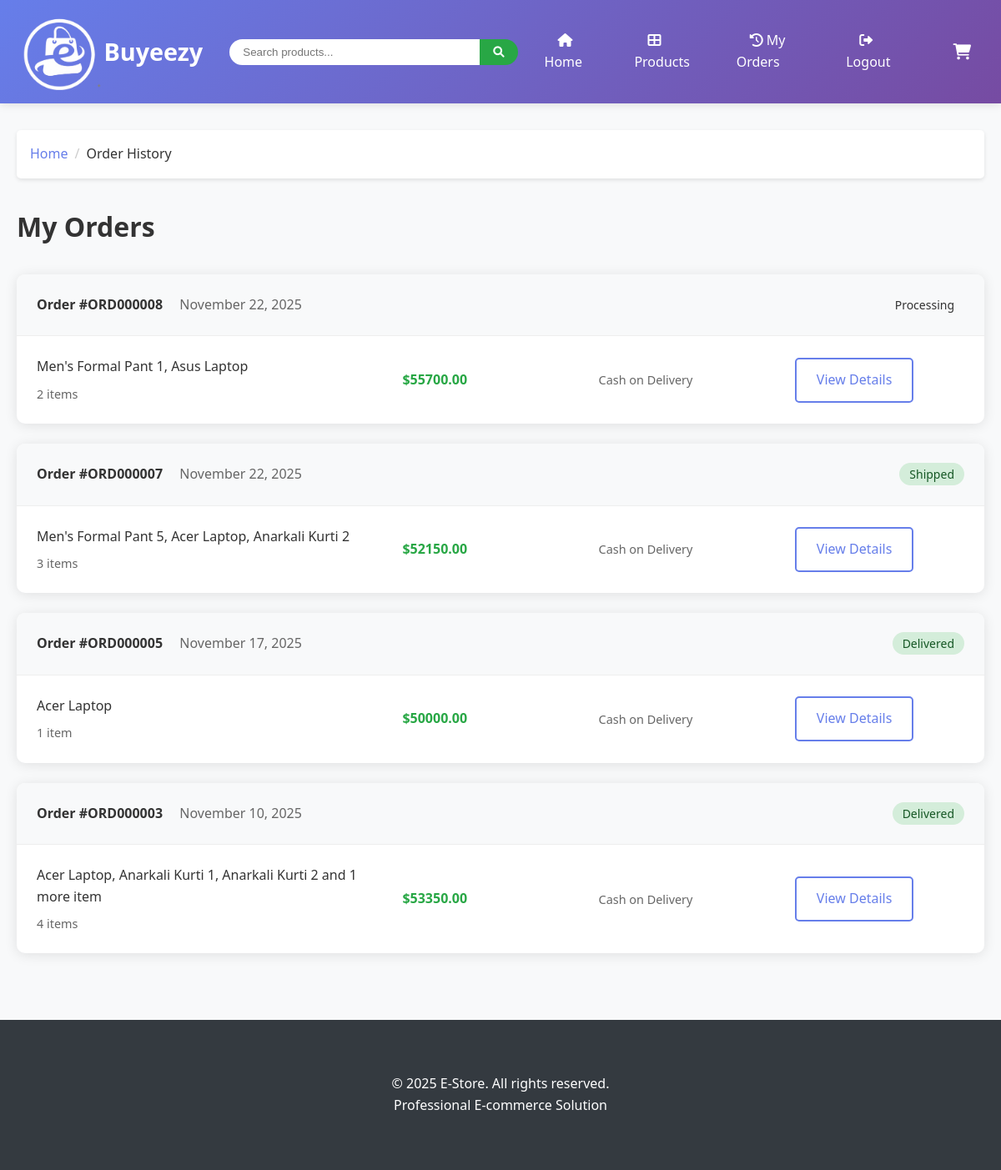
/orders/history/ (signed in), run on an earlier commit of the app's database.
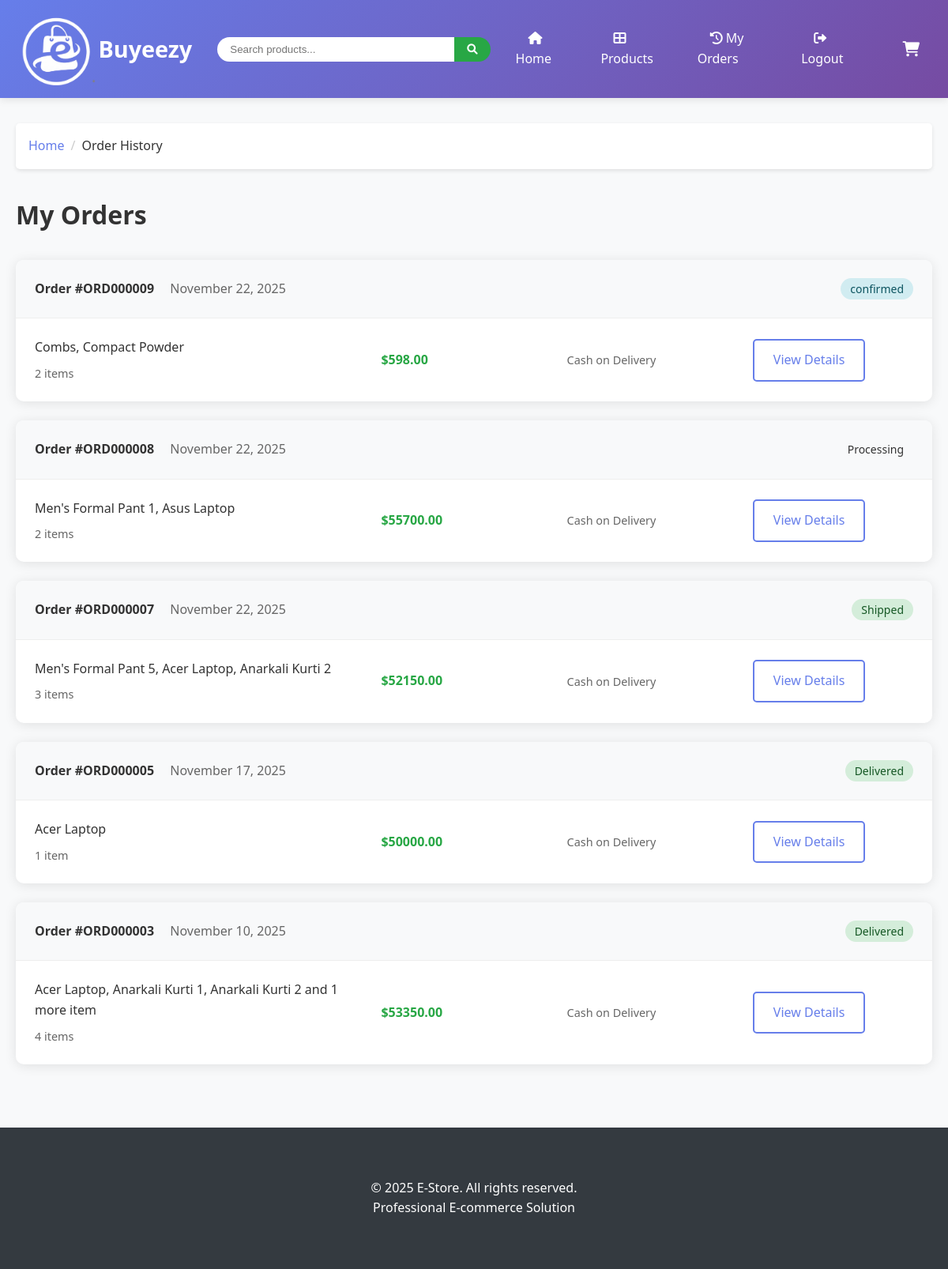
And on a later commit of the database.
### orders/models.py (models this page shows, shortened)
class Order(models.Model):
    ORDER_STATUS = (
        ('pending', 'Pending'),
        ('processing', 'Processing'),
        ('shipped', 'Shipped'),
        ('delivered', 'Delivered'),
        ('cancelled', 'Cancelled'),
    )
    PAYMENT_METHODS = (
        ('credit_card', 'Credit Card'),
        ('debit_card', 'Debit Card'),
        ('paypal', 'PayPal'),
        ('cod', 'Cash on Delivery'),
    )
    order_id = models.CharField(max_length=20, unique=True, default='', editable=False)
    user = models.ForeignKey(User, on_delete=models.CASCADE)
    first_name = models.CharField(max_length=100)
    last_name = models.CharField(max_length=100)
    email = models.EmailField()
    address = models.TextField()
    city = models.CharField(max_length=100)
    state = models.CharField(max_length=100)
    postal_code = models.CharField(max_length=20)
    phone = models.CharField(max_length=20)
    payment_method = models.CharField(max_length=20, choices=PAYMENT_METHODS, default='credit_card')
    total_amount = models.DecimalField(max_digits=10, decimal_places=2)
    status = models.CharField(max_length=20, choices=ORDER_STATUS, default='pending')
    created_at = models.DateTimeField(auto_now_add=True)
    updated_at = models.DateTimeField(auto_now=True)

class OrderItem(models.Model):
    order = models.ForeignKey(Order, related_name='items', on_delete=models.CASCADE)
    product = models.ForeignKey('store.Product', related_name='order_items', on_delete=models.CASCADE)
    price = models.DecimalField(max_digits=10, decimal_places=2)
    quantity = models.PositiveIntegerField(default=1)

### store/models.py (models this page shows, shortened)
class Product(models.Model):
    name = models.CharField(max_length=200)
    slug = models.SlugField(max_length=200, unique=True)
    category = models.ForeignKey(Category, on_delete=models.CASCADE, related_name='products')
    description = models.TextField()
    price = models.DecimalField(max_digits=10, decimal_places=2)
    image = models.ImageField(upload_to='products/', blank=True, null=True)
    stock = models.PositiveIntegerField(default=0)
    available = models.BooleanField(default=True)
    featured = models.BooleanField(default=False)
    created_at = models.DateTimeField(auto_now_add=True)
    updated_at = models.DateTimeField(auto_now=True)
    class Meta:
        ordering = ['-created_at']
        indexes = [
            models.Index(fields=['slug']),
            models.Index(fields=['available']),
            models.Index(fields=['featured']),
        ]

### orders/views.py (the view)
# urls.py: path('history/', views.order_history, name='order_history'),
@login_required
def order_history(request):
    orders = Order.objects.filter(user=request.user).order_by('-created_at')
    for order in orders:
        if not order.order_id:
            order.save()  # This will trigger the save method to generate order_id
    context = {'orders': orders}
    return render(request, 'orders/order_history.html', context)

### cart/context_processors.py (called while the page is built)
def cart_context(request):
    cart_items_count = 0
    cart_total = 0
    if request.user.is_authenticated:
        cart_items = CartItem.objects.filter(user=request.user)
        cart_items_count = cart_items.aggregate(total_items=Sum('quantity'))['total_items'] or 0
        cart_total = cart_items.aggregate(total=Sum(F('quantity') * F('product__price')))['total'] or 0
    return {
        'cart_items_count': cart_items_count,
        'cart_total': cart_total,
    }

### templates/orders/order_history.html (shortened to what this page needs)
{% extends 'base.html' %}
{% block content %}
<nav class="breadcrumb">
    <div class="breadcrumb-item"><a href="{% url 'store:home' %}">Home</a></div>
    <div class="breadcrumb-item active">Order History</div>
</nav>
<h1 style="margin-bottom: 2rem;">My Orders</h1>
{% if orders %}
    <div style="display: flex; flex-direction: column; gap: 1.5rem;">
        {% for order in orders %}
        <div class="card">
            <div class="card-header" style="display: flex; justify-content: space-between; align-items: center;">
                <div>
                    <strong>Order #{{ order.order_id }}</strong>
                    <span style="color: #666; margin-left: 1rem;">{{ order.created_at|date:"F d, Y" }}</span>
                </div>
                <div>
                    <span class="status-badge status-{{ order.status }}">{{ order.get_status_display }}</span>
                </div>
            </div>
            <div class="card-body">
                <div style="display: grid; grid-template-columns: 2fr 1fr 1fr 1fr; gap: 2rem; align-items: center;">
                    <div>
                        <div style="margin-bottom: 0.5rem;">
                            {% for item in order.items.all|slice:":3" %}
                                <span>{{ item.product.name }}{% if not forloop.last %}, {% endif %}</span>
                            {% endfor %}
                            {% if order.items.count > 3 %}
                                <span>and {{ order.items.count|add:"-3" }} more item{{ order.items.count|add:"-3"|pluralize }}</span>
                            {% endif %}
                        </div>
                        <div style="color: #666; font-size: 0.9rem;">
                            {{ order.items.count }} item{{ order.items.count|pluralize }}
                        </div>
                    </div>
                    <div>
                        <div style="font-weight: bold; color: #28a745;">
                            ${{ order.total_amount }}
                        </div>
                    </div>
                    <div>
                        <div style="font-size: 0.9rem; color: #666;">
                            {{ order.get_payment_method_display }}
                        </div>
                    </div>
                    <div>
                        <a href="{% url 'orders:order_detail' order.order_id %}" class="btn btn-outline">
                            View Details
                        </a>
                    </div>
                </div>
            </div>
        </div>
        {% endfor %}
    </div>
{% endif %}
{% endblock %}

What changed in the data, as far as the page shows it:
added Order: order_id "ORD000009", created_at "November 22, 2025", status "confirmed", items.count "2", total_amount "598.00", payment_method "Cash on Delivery"
added OrderItem: product.name "Combs", shown under "ORD000009"
added OrderItem: product.name "Compact Powder", shown under "ORD000009"
